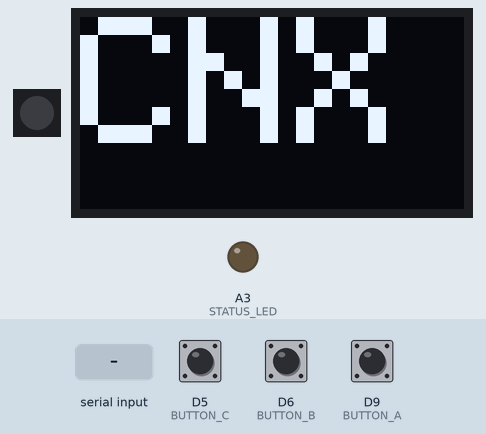
Simulated run of this sketch. Board: nRF52 board. Parts: 1 RGB LEDs in strip order, left to right, 128×64 one-colour display, output pins drawn as LEDs (lit = HIGH). Inputs (shaded band) come from the test bench; at power-on: D6 (BUTTON_B) HIGH, D5 (BUTTON_C) HIGH, D9 (BUTTON_A) HIGH. Dim RGB values are drawn brighter than linear; a phone connects over Bluetooth LE 3 s after start; what the sketch prints to the serial monitor is not drawn.

Above: at 3.6 s.
3.7 s: "1" received over the second serial link
At 4.9 s:
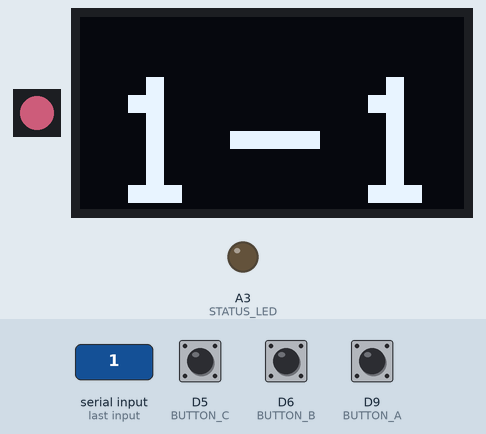
5.2 s: D6 (BUTTON_B) pulled LOW for 0.15 s
At 6.1 s:
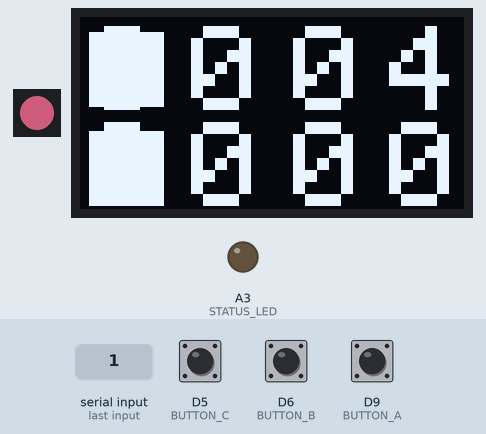
6.8 s: D5 (BUTTON_C) pulled LOW for 0.15 s
At 7.3 s:
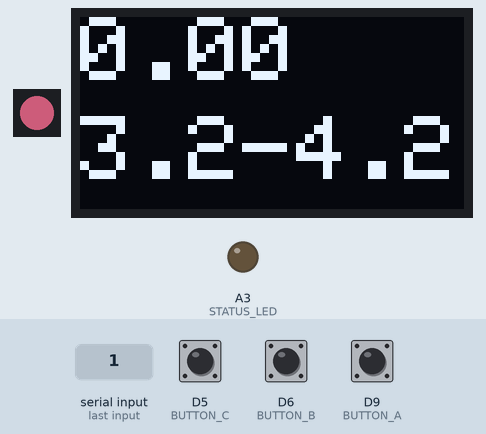
8.4 s: D6 (BUTTON_B) pulled LOW for 1 s
At 9.7 s:
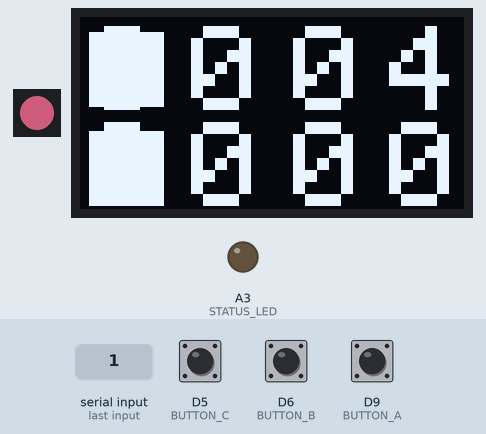
10.9 s: "0" received over the second serial link
At 11.6 s:
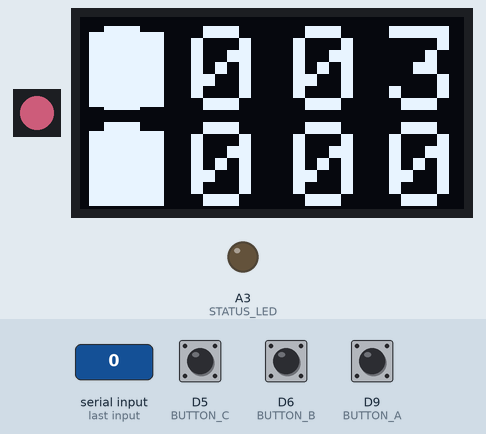
12.4 s: D5 (BUTTON_C) pulled LOW for 1 s
At 12.8 s:
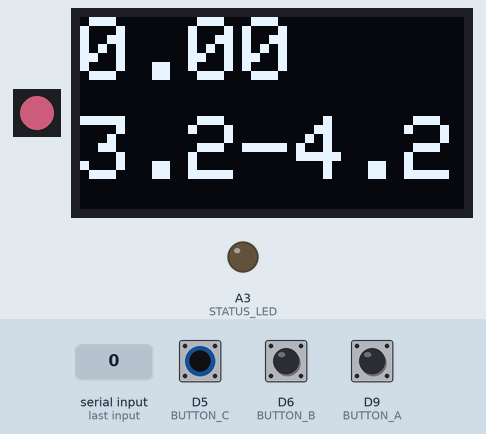
Timing chart, 0 to 15.4 s (numbered marks = the images above; inputs shaded):
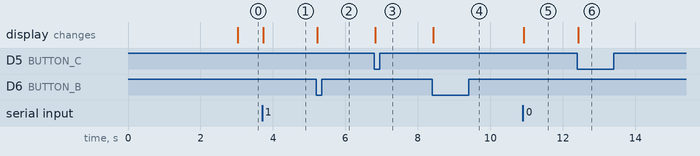

Measured:
- after the input at 3.7 s, the display: first changes at once (image 1 shows a later state)
- after the input at 5.2 s, the display: changes at once (image 2)
- after the input at 6.8 s, the display: changes at once (image 3)
- after the input at 8.4 s, the display: changes at once (image 4)
- after the input at 10.9 s, the display: changes at once (image 5)
- after the input at 12.4 s, the display: changes at once (image 6)

The sketch:

DISPLAY.ino
```cpp
#include <bluefruit.h>

// OLED
//www.diyusthad.com
#include <Wire.h>
#include <Adafruit_GFX.h>
#include <Adafruit_SSD1306.h>
#include <Adafruit_NeoPixel.h>


#define OLED_RESET 4
Adafruit_SSD1306 display(128, 64, &Wire, OLED_RESET);


#define NEO_PIN 8
#define NEO_COUNT 1
Adafruit_NeoPixel strip(NEO_COUNT, NEO_PIN, NEO_GRB + NEO_KHZ800);

  #define BUTTON_A  9
  #define BUTTON_B  6
  #define BUTTON_C  5

// #define VBATPIN A6


int pd = 300; // input from pure data -- 300 is placeholder for nothing
int L_Target = 0;  // what loop
int T_Target = 0; // what track
int lightstate = 5;  // blink state. Blinks until pure data loads.
int Lone = 0;
int Ltwo = 0;
int Lthree=0;
int Lfour=0;
int Tone = 0;
int Ttwo = 0;
int Tthree = 0;
int Tfour = 0;
int MODE = 0;

int button = 0;
int temp = 0;
int reset=0;
float measuredvbat = 0;

BLEDis  bledis;
BLEUart bleuart;
BLEBas  blebas;

#define STATUS_LED  (17)
#define BLINKY_MS   (2000)

uint32_t blinkyms;

void setup()
{

pinMode(BUTTON_A, INPUT_PULLUP);
 pinMode(BUTTON_B, INPUT_PULLUP);
 pinMode(BUTTON_C, INPUT_PULLUP);

strip.begin ();
strip.show();

// MORE DISPLAY

display.begin(SSD1306_SWITCHCAPVCC, 0x3C); //or 0x3C
  display.clearDisplay();
  display.setTextSize(3);             // Normal 1:1 pixel scale
  display.setTextColor(SSD1306_WHITE);        // Draw white text
  display.setCursor (0,20);             // Start at top-left corner
  display.println(F("Looking..."));

  display.display();
  delay(300);

  // DISPLAY END


  Serial.begin(9600);
    //  while ( !Serial ) { delay(1); }  // for nrf52840 with native usb

  Serial.println("Bluefruit52 BLEUART Example");

  // Setup LED pins and reset blinky counter
  pinMode(STATUS_LED, OUTPUT);
  blinkyms = millis();

  // Setup the BLE LED to be enabled on CONNECT
  // Note: This is actually the default behaviour, but provided
  // here in case you want to control this manually via PIN 19
  Bluefruit.autoConnLed(false);

  Bluefruit.begin();
  Bluefruit.setName("Bluefruit52");
  Bluefruit.Periph.setConnectCallback(connect_callback);
  Bluefruit.Periph.setDisconnectCallback(disconnect_callback);

  // Configure and Start Device Information Service
  bledis.setManufacturer("Adafruit Industries");
  bledis.setModel("Bluefruit Feather52");
  bledis.begin();

  // Configure and Start BLE Uart Service
  bleuart.begin();

  // Start BLE Battery Service
  blebas.begin();
   blebas.write(100);

  // Set up Advertising Packet
  setupAdv();

  // Start Advertising
  Bluefruit.Advertising.start();
}

void setupAdv(void)
{
  Bluefruit.Advertising.addFlags(BLE_GAP_ADV_FLAGS_LE_ONLY_GENERAL_DISC_MODE);
  Bluefruit.Advertising.addTxPower();

  // Include bleuart 128-bit uuid
  Bluefruit.Advertising.addService(bleuart);

  // There is no room for Name in Advertising packet
  // Use Scan response for Name
  Bluefruit.ScanResponse.addName();
}

void loop()
{

  if(!digitalRead(BUTTON_A)) {MODE=0;reset=1;}
  if(!digitalRead(BUTTON_B)) {MODE=1;reset=1;}
  if(!digitalRead(BUTTON_C)) {MODE=2;reset=1;}

// Serial.print ("Mode:");
// Serial.print (MODE);

  // Blinky!
 // if (blinkyms+BLINKY_MS < millis()) {
    // blinkyms = millis();
    // digitalToggle(STATUS_LED);
  // }


  if ( bleuart.available() )
  {
    uint8_t ch;
    ch = (uint8_t) bleuart.read();
    pd = int(ch);
Serial.println(pd);

if (pd < 10) {lightstate = pd; pd=300; reset=1;}


if (pd > 69&&pd < 75) {L_Target=pd-70;pd=300;reset=1;}
if (pd >79&&pd< 85) {T_Target=pd-80;pd=300;reset=1;}

if (pd > 29&&pd < 35) {Lone=pd-30;pd=300;reset=1;}
if (pd > 34&&pd < 40) {Ltwo=pd-35;pd=300;reset=1;}
if (pd > 39&&pd < 45) {Lthree=pd-40;pd=300;reset=1;}
if (pd > 44&pd <50 ) {Lfour=pd-45;pd=300;reset=1;}

if (pd > 49&&pd < 55) {Tone=pd-50;pd=300;reset=1;}
if (pd > 54&&pd < 60) {Ttwo=pd-55;pd=300;reset=1;}
if (pd > 59&&pd < 65) {Tthree=pd-60;pd=300;reset=1;}
if (pd > 64&pd <70 ) {Tfour=pd-65;pd=300;reset=1;}

  }


if (reset==1){
reset=0;

display.clearDisplay();

if (MODE==4){
 // used for testing
 display.clearDisplay();
display.setTextSize(3);
display.setTextColor(SSD1306_WHITE);
display.setCursor (10,20);
display.println(MODE);
delay (100);
 }

if (MODE==0){

display.setTextSize(6);
display.setTextColor(SSD1306_WHITE);


display.setCursor (10,20);
display.println(L_Target + 1);
display.setCursor (50,20);
display.println("-");
display.setCursor (90,20);
 display.println(T_Target + 1);

}

if (MODE==1) {

display.setTextSize(4);
display.setTextColor(SSD1306_WHITE);

display.setCursor (4,3);
display.println(Lone);
display.setCursor (37,3);
display.println(Ltwo);
display.setCursor (71,3);
display.println(Lthree);
display.setCursor (103,3);
display.println(Lfour);


display.setCursor (4,35);
display.println(Tone);
display.setCursor (37,35);
display.println(Ttwo);
display.setCursor (71,35);
display.println(Tthree);
display.setCursor (103,35);
display.println(Tfour);

display.fillRect(((L_Target*33)+3), 5, 25, 25, SSD1306_WHITE);
display.fillRect(((T_Target*33)+3), 38, 25, 25, SSD1306_WHITE);
}

if (MODE==2){

display.setTextSize(3);
display.setTextColor(SSD1306_WHITE);
display.setCursor (0,0);

// measuredvbat = analogRead(VBATPIN);
// measuredvbat *= 2;    // we divided by 2, so multiply back
// measuredvbat *= 3.3;  // Multiply by 3.3V, our reference voltage
// measuredvbat /= 1024; // convert to voltage


display.println(measuredvbat);

display.setCursor (0,33);
display.println("3.2-4.2");

} // End of Mode 7

display.display();


 if (lightstate == 0)  {
    strip.setPixelColor(0, 0, 0, 0, 0);
    strip.show();
}

 if (lightstate == 5) {
   strip.setPixelColor(0, 111, 50, 66, 28);
      strip.show ();
}


if (lightstate == 1) {
     strip.setPixelColor(0, 255, 0, 0, 0);
      strip.show();
}

if (lightstate == 2) {
     strip.setPixelColor(0, 255, 255, 0, 0);
      strip.show();
}

if (lightstate == 3) {
     strip.setPixelColor(0, 0, 255, 0, 0);
      strip.show();
}

if (lightstate == 4) {
     strip.setPixelColor(0, 0, 0, 255, 0);
      strip.show();
}

   }  // END OF RESET IF

} // END OF LOOP {}

// callback invoked when central connects
void connect_callback(uint16_t conn_handle)
{
  // Get the reference to current connection
  BLEConnection* connection = Bluefruit.Connection(conn_handle);

  char central_name[32] = { 0 };
  connection->getPeerName(central_name, sizeof(central_name));

  Serial.print("Connected to ");
  Serial.println(central_name);

    display.clearDisplay();
    display.setTextSize(6);
    display.setTextColor(SSD1306_WHITE);        // Draw white text
  display.setCursor (0,0);             // Start at top-left corner

  display.println(F("CNX"));
  display.display();
  delay(100);
  display.clearDisplay();
}

/**
 * Callback invoked when a connection is dropped
 * @param conn_handle connection where this event happens
 * @param reason is a BLE_HCI_STATUS_CODE which can be found in ble_hci.h
 */
void disconnect_callback(uint16_t conn_handle, uint8_t reason)
{
  (void) conn_handle;
  (void) reason;

  Serial.println();
  Serial.print("Disconnected, reason = 0x"); Serial.println(reason, HEX);

    display.clearDisplay();
    display.setTextSize(2);
    display.setTextColor(SSD1306_WHITE);        // Draw white text
  display.setCursor (0,0);             // Start at top-left corner
  display.println(F("disconnected!"));
  display.display();
  delay(300);

}
```
